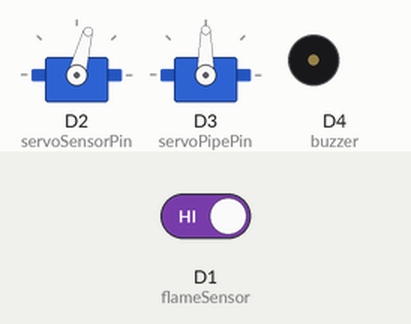
Recording of a sketch running on a simulated ESP8266 (NodeMCU). Shown: 2 × servo, buzzer (waves = sounding, pin HIGH). The test bench sets the inputs (shaded band); at power-on: D1 (flameSensor) HIGH. WiFi joins after 1.5 s; servers stay silent unless stated; what the sketch prints to the serial monitor is not drawn.

Above: at 3.0 s.
3.1 s: D1 (flameSensor) driven LOW
At 3.95 s:
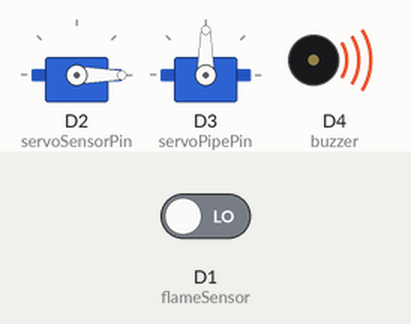
6.6 s: D1 (flameSensor) driven HIGH
At 10.8 s:
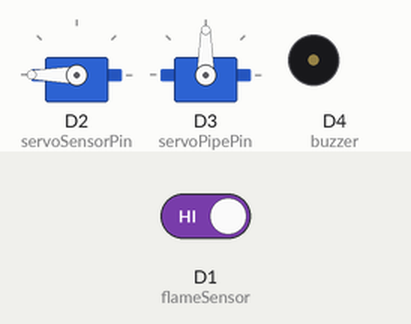
11.7 s: D1 (flameSensor) driven LOW
At 11.95 s:
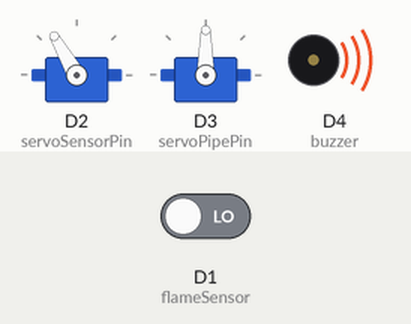
Timing chart, 0 to 21.2 s (numbered marks = the images above; inputs shaded):
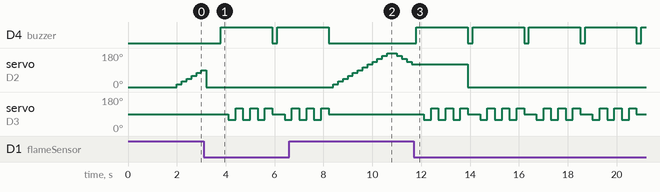

The sketch:

Auto_Fire_Detection.ino
```cpp
#define BLYNK_TEMPLATE_ID ""
#define BLYNK_TEMPLATE_NAME "Fire Detection"
#define BLYNK_AUTH_TOKEN ""

#include <ESP8266WiFi.h>
#include <BlynkSimpleEsp8266.h>
#include <Servo.h>

// Wi-Fi credentials
char auth[] = BLYNK_AUTH_TOKEN;
char ssid[] = " A55 5g";
char pass[] = "26";

// Pins
#define flameSensor D1
#define servoSensorPin D2
#define servoPipePin D3
#define buzzer D4

Servo servoSensor;
Servo servoPipe;

int flameDetected = HIGH;
int currentAngle = 0;
int flamePosition = -1;

BlynkTimer timer;

void setup() {
  Serial.begin(115200);

  pinMode(flameSensor, INPUT);
  pinMode(buzzer, OUTPUT);
  digitalWrite(buzzer, LOW);

  servoSensor.attach(servoSensorPin);
  servoPipe.attach(servoPipePin);

  servoSensor.write(0);
  servoPipe.write(90);

  Serial.println("Connecting to Blynk...");
  Blynk.begin(auth, ssid, pass);
  Serial.println("Connected!");

  timer.setInterval(2000L, checkFire);
}

void checkFire() {
  flameDetected = digitalRead(flameSensor);
  if (flameDetected == LOW) {
    Serial.println("🔥 Fire detected!");
    digitalWrite(buzzer, HIGH);

    // Send alert to Blynk app
    Blynk.logEvent("fire_detected", "🔥 Fire detected by NodeMCU system!");
    Blynk.virtualWrite(V1, "Fire Detected!");

    extinguishFire();

    digitalWrite(buzzer, LOW);
  } else {
    Blynk.virtualWrite(V1, "No Fire");
  }
}

void extinguishFire() {
  // Move pipe to fire direction (use servo 2)
  servoPipe.write(90);
  delay(300);
  for (int i = 0; i < 3; i++) {
    servoPipe.write(60);
    delay(300);
    servoPipe.write(120);
    delay(300);
  }
  servoPipe.write(90);
}

void loop() {
  Blynk.run();
  timer.run();

  // Servo 1 scanning motion
  for (currentAngle = 0; currentAngle <= 180; currentAngle += 15) {
    servoSensor.write(currentAngle);
    delay(200);
    if (digitalRead(flameSensor) == LOW) return;
  }

  for (currentAngle = 180; currentAngle >= 0; currentAngle -= 15) {
    servoSensor.write(currentAngle);
    delay(200);
    if (digitalRead(flameSensor) == LOW) return;
  }
}
```

Measured:
- after the input at 3.1 s, D4 (buzzer): LOW → HIGH after 0.71 s, → LOW 2.1 s later, → HIGH 0.20 s later; servo on D3 (servoPipePin): 90° → 60° after 1.0 s, → 120° 0.30 s later, → 60° 0.30 s later, → 120° 0.30 s later, … (8 changes in this stretch)
- after the input at 6.6 s, D4 (buzzer): goes on until 8.2 s, then stays LOW; servo on D2 (servoSensorPin): rises from 0° to 180° in 2.2 s, then falls to 120° in 1.0 s; servo on D3 (servoPipePin): goes on until 8.2 s, then stays 90°
- after the input at 11.7 s, D4 (buzzer): alternates HIGH for 2.1 s and LOW for 0.20 s, starting after 0.11 s; servo on D3 (servoPipePin): 90° → 60° after 0.41 s, then repeats every 2.3 s: 2 × (120° 0.30 s, 60° 0.30 s), 120° 0.30 s, 90° 0.50 s, 60° 0.30 s
